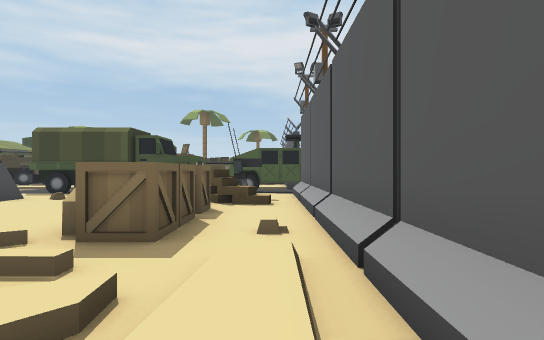
view 1 (above)

24 first-person views from a walk through a Unity game level. The camera is 1.4 m above the floor, looks level and sees 80° across. The floor is counted in squares, 2 m on a side. Each view is taken from the middle of a square. On the plan, view 1 faces up. The plan holds only what a view shows up to about 10 squares ahead; the rest is blank. The place goes on beyond the plan.

view 2
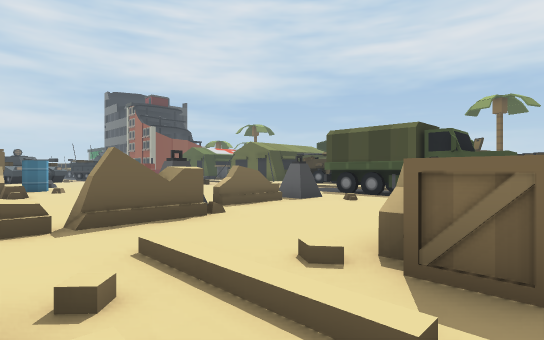

view 3
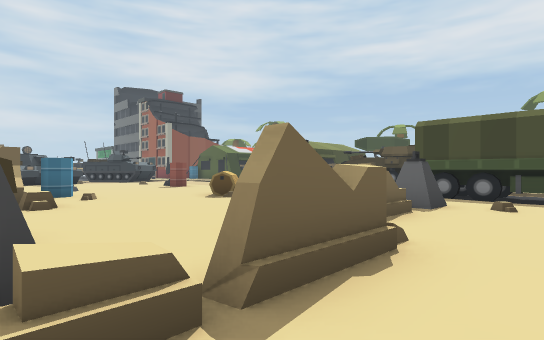

view 4
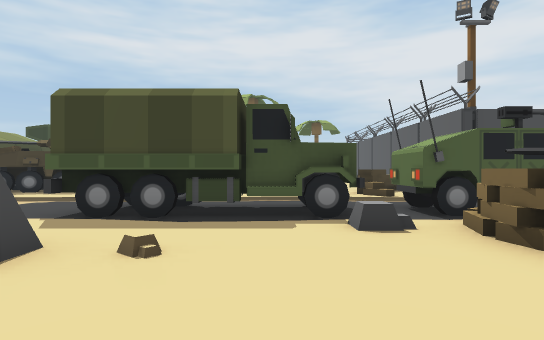

view 5
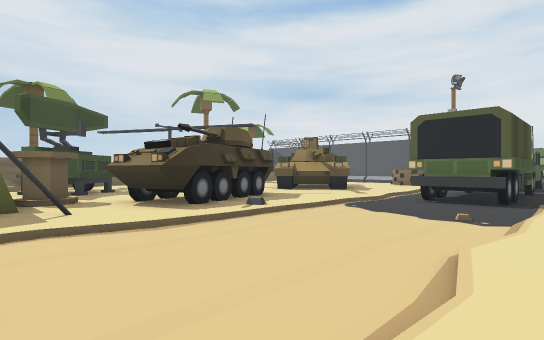

view 6
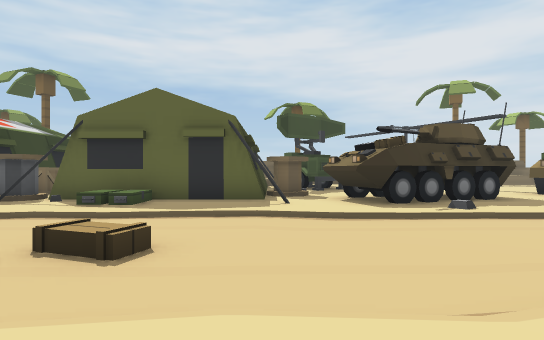

view 7
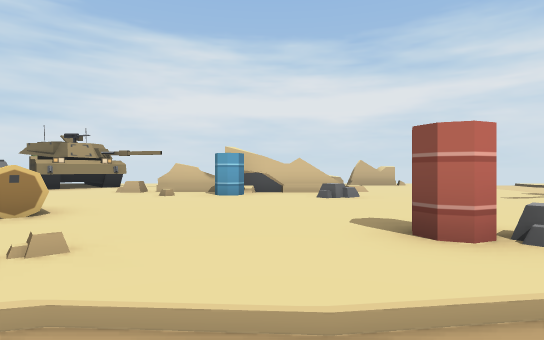

view 8
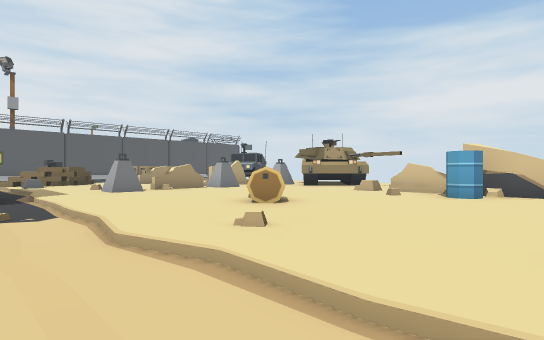

view 9
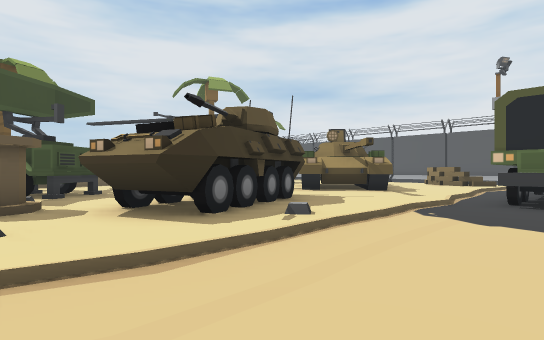

view 10
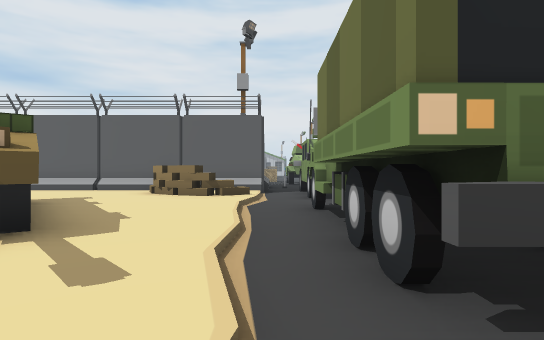

view 11
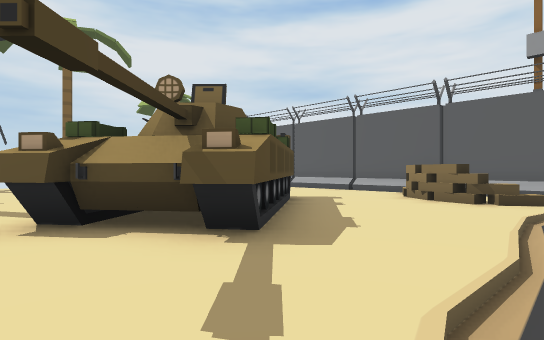

view 12
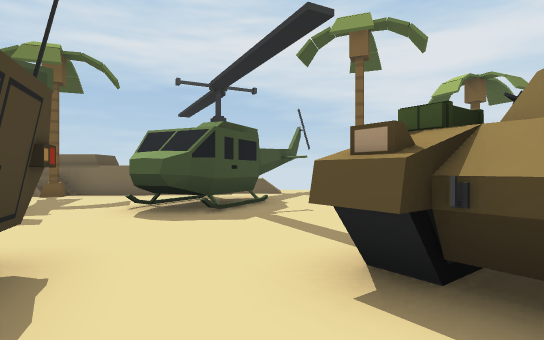

view 13
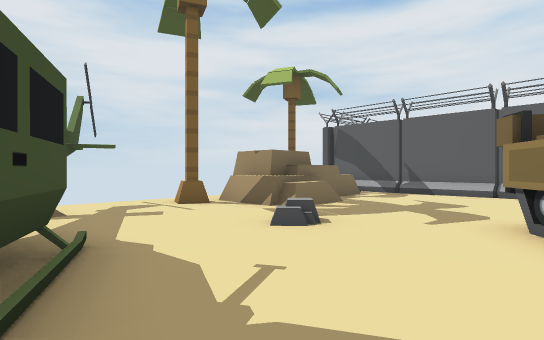

view 14
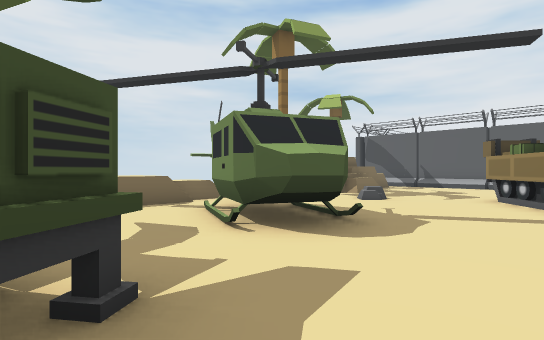

view 15
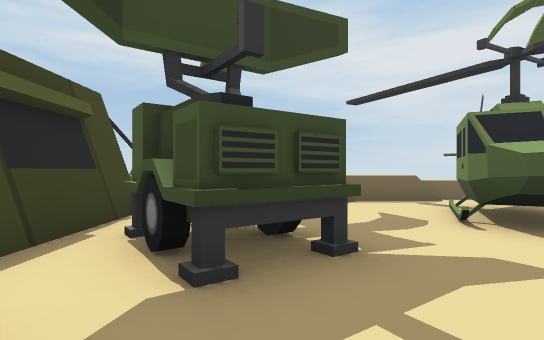

view 16
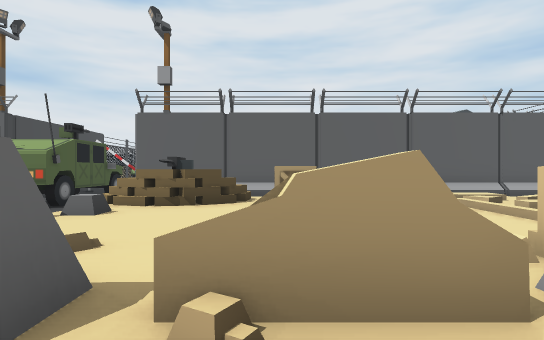

view 17
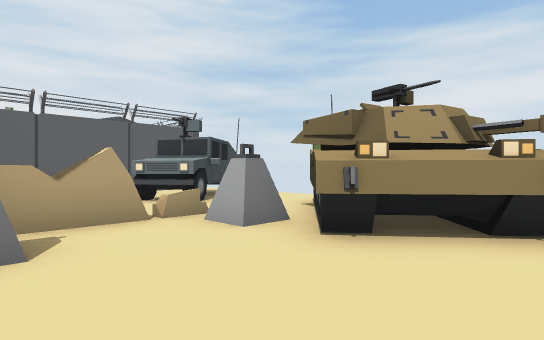

view 18
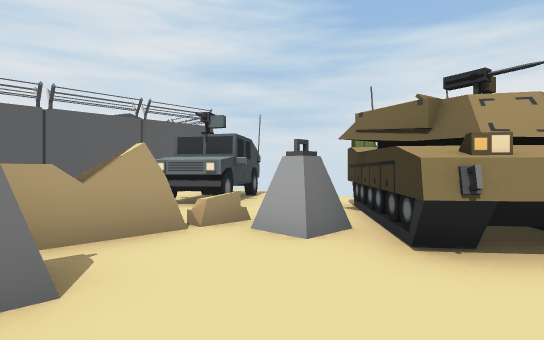

view 19
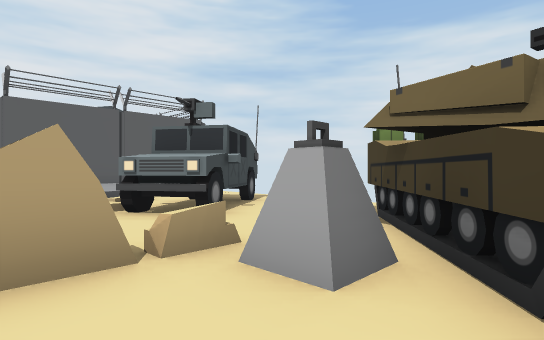

view 20
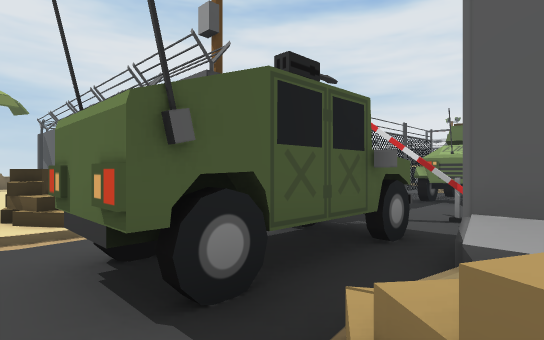

view 21
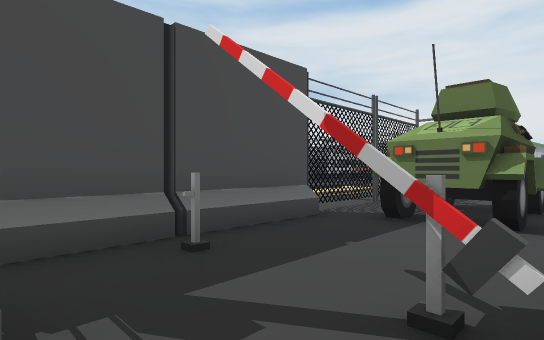

view 22
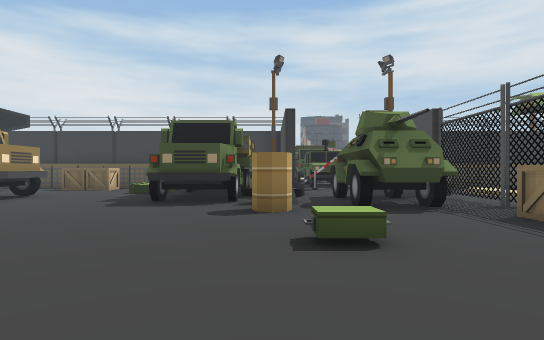

view 23
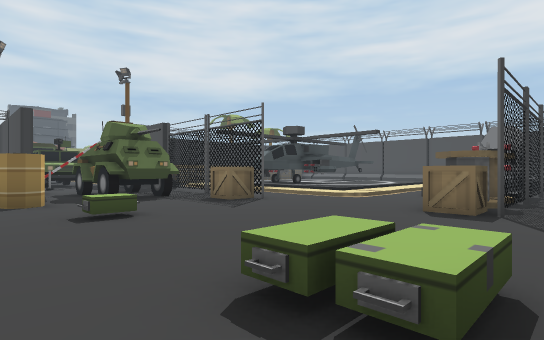

view 24
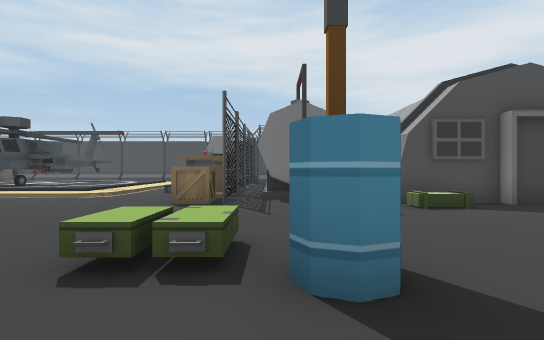

### Floor plan
Key: @ floor where view 1 was taken; # wall or solid block; x gap in a wall; . main floor; : floor 0.25 m higher than the main floor; - floor 0.25 m lower than the main floor; + floor 0.5 m higher than the main floor; * floor 0.75 m higher than the main floor; / step, stairs or slope; = window, fence, low wall or low ledge; ^ raised ledge; C crate; T truck; R rock; W wheel; B barrel; P palm tree; A box; O other object.
Columns run from 19 left of view 1 to 23 right of it. Each row starts with its distance up from view 1.
 26          ^ =....#
 25      ^##^^=#..P##
 24     =P.....#...^##^.
 23     #.....#....==...#
 22    #.....##..R......#
 21     .OO..##.........#
 20     .OO.............#
 19     ..O.......##  ..#             O#
 18     .O.......  ##...#             O^
 17     OO.W #..####....#      #:::/-/O^
 16 #####.W #W...##....O#       ///.--O^
 15 /+..#.#WW.........O.#    -- ------O^#
 14 ./................/.#    ##=#=----C=-  ####
 13 -----------/---------#####   CC------ -/C-
 12 ------------TTTTT-OOOO----OOO-------- ---
 11  -----------TTTTT-OOOO----OOO------------
 10   ----/------------/---#-------A---AA --
  9   ..............R.*.#    O OB-------B--
  8  RB..........O....O.#   TTTT----------
  7  ......BB...OO....O.#     TT-----   -
  6 ........B....#...C..#   C------
  5 .............x...+..#   :------
  4  .RR........OO...C..#   -----
  3  ....B.......##.....#   --TT
  2 ..=####xR.....#.//./#   --T
  1 ..       ..#OO..#W//#
  0          ####..W# /@#
 -1           ####..# O.#
 -2              #...W
 -3               ..

Positions as (right, up) in squares from view 1, and headings:
1: (0, 0), facing up
2: (-1, 1), facing up-left
3: (-4, 1), facing up-left
4: (-4, 5), facing up
5: (-16, 9), facing up-right
6: (-15, 8), facing up
7: (-15, 11), facing down
8: (-16, 11), facing down-right
9: (-15, 11), facing up-right
10: (-9, 13), facing right
11: (-8, 13), facing up-right
12: (-8, 15), facing up
13: (-9, 19), facing up-right
14: (-13, 18), facing up-right
15: (-13, 17), facing up
16: (-8, 6), facing right
17: (-10, 4), facing down-right
18: (-9, 4), facing down-right
19: (-8, 3), facing down-right
20: (-2, 9), facing up-right
21: (2, 10), facing up-right
22: (15, 9), facing left
23: (17, 8), facing up-left
24: (17, 7), facing up
